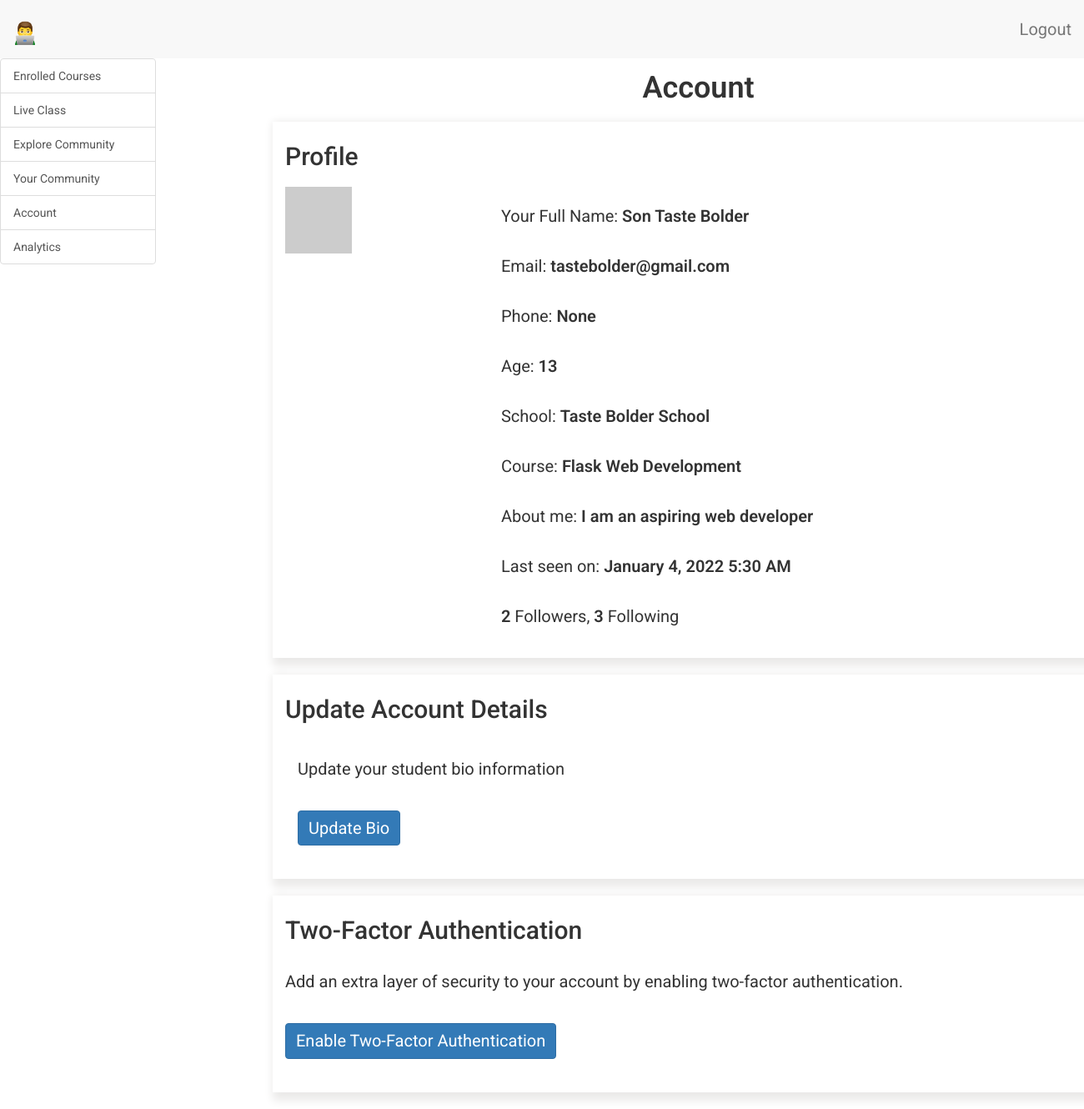
/student/dashboard/account (signed in), run on an earlier commit of the app's database.
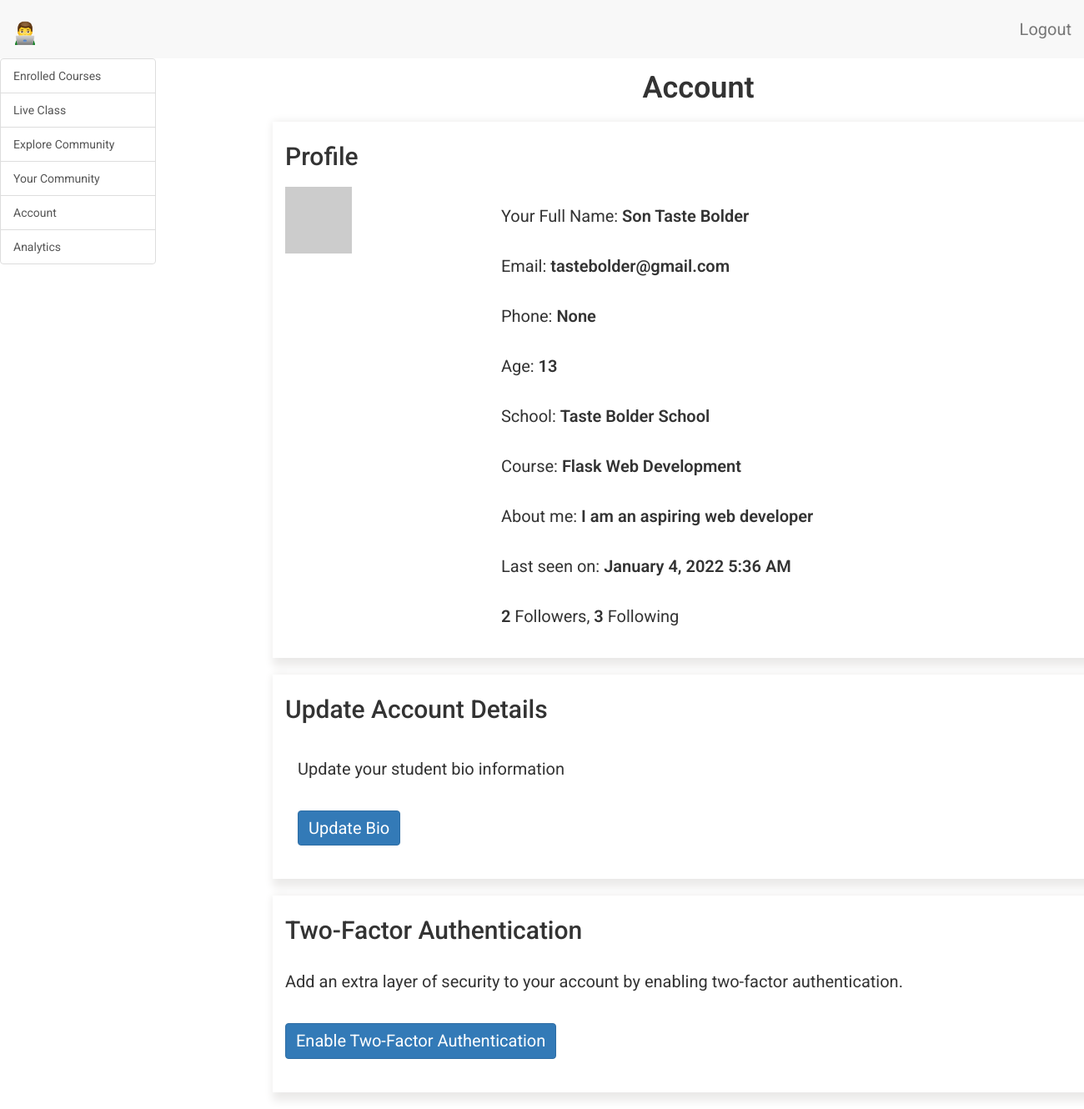
And on a later commit of the database.
### app/models.py (models this page shows, shortened)
class Student(UserMixin, db.Model):
    __tablename__ = 'student'
    id = db.Column(db.Integer, primary_key=True)
    student_full_name = db.Column(db.String(64), index=True, unique=True)
    student_email = db.Column(db.String(120), index=True, unique=True)
    student_phone = db.Column(db.String(120), index=True, unique=True)
    student_school = db.Column(db.String(120), index=True)
    student_age = db.Column(db.Integer, index=True)
    student_course = db.Column(db.String(120), index=True)
    student_password_hash = db.Column(db.String(128))
    student_about_me = db.Column(db.String(140))
    student_last_seen = db.Column(db.DateTime, default=datetime.utcnow)
    parent_id = db.Column(db.Integer, db.ForeignKey('parent.id'))
    comments = db.relationship(
                               'CommunityComment',
                               backref='author',
                               lazy='dynamic'
                               )
    webdev_chapter1_comments = db.relationship(
                                        'WebDevChapter1Comment',
                                        backref='author',
                                        lazy='dynamic'
                                        )
    webdev_chapter1_objectives = db.relationship(
                                        'WebDevChapter1Objectives',
                                        backref='author',
                                        lazy='dynamic'
                                        )
    webdev_chapter1_quiz = db.relationship(
                                        'WebDevChapter1Quiz',
                                        backref='author',
                                        lazy='dynamic'
                                        )
    webdev_chapter1_quiz_options = db.relationship(
                                        'WebDevChapter1QuizOptions',
                                        backref='author',
                                        lazy='dynamic'
                                        )
    def two_factor_student_enabled(self):
        return self.student_phone is not None
    def avatar_student(self, size):
        digest = md5(self.student_email.lower().encode('utf-8')).hexdigest()
        return 'https://www.gravatar.com/avatar/{}?d=identicon&s={}'.format(
            digest, size)
    followed = db.relationship(
        'Student',
        secondary=followers,
        primaryjoin=(followers.c.follower_id == id),
        secondaryjoin=(followers.c.followed_id == id),
        backref=db.backref('followers', lazy='dynamic'), lazy='dynamic')

### app/student/routes.py (the view)
@bp.route('/dashboard/account')
@login_required
def dashboard_account():
    student = Student.query.filter_by(
        student_full_name=current_user.student_full_name).first()
    return render_template(
        'student/account.html',
        title='Account',
        student=student
        )

### app/models.py (called while the page is built)
@login.user_loader
def load_student(id):
    return Student.query.get(int(id))

### app/student/routes.py (called while the page is built)
@bp.before_request
def before_request():
    if current_user.is_authenticated:
        current_user.student_last_seen = datetime.utcnow()
        db.session.commit()

### app/templates/student/account.html (shortened to what this page needs)
{% extends 'base.html' %}
{% import 'bootstrap/wtf.html' as wtf %}
{% block student_app_content %}
    <div class="row">
        <div class="col-sm-12">
        </div>
    </div>
    <div class="row text-center">
        <div class="col-sm-12 student-content-title">
            <h1>{{ title }}</h1>
        </div>
    </div>
    <div id="account" class="tabcontent">
        <div class="row">
            <div class="row profile">
                <div class="col-sm-12">
                    <h2>Profile</h2>
                    <div class="row">
                        <div class="col-sm-3">
                            <img src=" {{ current_user.avatar_student(128) }} ">
                        </div>
                        <div class="col-sm-9">
                            <p>
                                Your Full Name: <span style="font-weight: 600;">{{ current_user.student_full_name }}</span>
                            </p>
                            <p>
                                Email: <span style="font-weight: 600;">{{ current_user.student_email }}</span>
                            </p>
                            <p>
                                Phone: <span style="font-weight: 600;">{{ current_user.student_phone }}</span>
                            </p>
                            <p>
                                Age: <span style="font-weight: 600;">{{ current_user.student_age }}</span>
                            </p>
                            <p>
                                School: <span style="font-weight: 600;">{{ current_user.student_school }}</span>
                            </p>
                            <p>
                                Course: <span style="font-weight: 600;">{{ current_user.student_course }}</span>
                            </p>
                            {% if current_user.student_about_me %}
                                <p>
                                    About me: <span style="font-weight: 600;">{{ current_user.student_about_me }}</span>
                                </p>
                            {% endif %}
                            {% if current_user.student_last_seen %}
                                <p>
                                    Last seen on: <span style="font-weight: 600;">{{ moment(current_user.student_last_seen).format('LLL') }}</span>
                                </p>
                            {% endif %}
                            <p>
                                <span style="font-weight: 600;">{{ current_user.followers.count() }}</span> Followers,
                                <span style="font-weight: 600;">{{ current_user.followed.count() }}</span> Following
                            </p>
                        </div>
                    </div>
                </div>
            </div>
            <div class="row update-account">
                <div class="col-sm-12">
                    <h2>Update Account Details</h2>
                    <div class="col-sm-12">
                        <p>
                            Update your student bio information <br>
                        </p>
                        <p>
                            <a href=" {{ url_for('student.edit_profile_student', student_full_name=student.student_full_name) }} " class="btn btn-primary">Update Bio</a>
                        </p>
                    </div>
                </div>
            </div>
            <div class="row two-factor-auth">
                <div class="col-sm-12">
                    <h2>Two-Factor Authentication</h2>
                    <p>
                        Add an extra layer of security to your account by enabling two-factor authentication.
                    </p>
                    {% if not current_user.two_factor_student_enabled() %}
                        <p>
                            <a href=" {{ url_for('auth.enable_2fa_student', student_full_name=student.student_full_name) }} " class="btn btn-primary">Enable Two-Factor Authentication</a>
                        </p>
                    {% else %}
                        <p>
                            <a href=" {{ url_for('auth.disable_2fa_student', student_full_name=student.student_full_name) }} " class="btn btn-primary">Disable Two-Factor Authentication</a>
                        </p>
                    {% endif %}
                </div>
            </div>
        </div>
    </div>
{% endblock %}

### app/templates/base.html (shortened to what this page needs)
{% extends 'bootstrap/base.html' %}
{% block head %}
    {{ super() }}
{% endblock %}
{% block styles %}
    {{ super() }}
    <link type="text/css" rel="stylesheet" href="{{ url_for('static', filename = 'css/main.css') }}">
    <link rel="stylesheet" href="https://cdnjs.cloudflare.com/ajax/libs/intl-tel-input/16.0.4/css/intlTelInput.css">
{% endblock %}
{% block navbar %}
    {% if current_user.is_authenticated %}
        <nav class="navbar-default">
            <div>
                <div class="navbar-header">
                        {% if student %}
                            <a class="navbar-brand" href=" {{ url_for('student.dashboard_enrolled_courses') }} ">
                                <img alt="Brand" src="{{ url_for('static', filename = 'images/eLearning.png') }}" width="30" height="30">
                            </a>
                        {% elif parent %}
                            <a class="navbar-brand" href=" {{ url_for('main.dashboard_parent') }} ">
                                <img alt="Brand" src="{{ url_for('static', filename = 'images/eLearning.png') }}" width="30" height="30">
                            </a>
                        {% elif teacher %}
                            <a class="navbar-brand" href=" {{ url_for('teacher.dashboard_account') }} ">
                                <img alt="Brand" src="{{ url_for('static', filename = 'images/eLearning.png') }}" width="30" height="30">
                            </a>
                        {% elif admin %}
                            <a class="navbar-brand" href=" {{ url_for('admin.dashboard_admin') }} ">
                                <img alt="Brand" src="{{ url_for('static', filename = 'images/eLearning.png') }}" width="30" height="30">
                            </a>
                        {% else %}
                            <a class="navbar-brand" href=" {{ url_for('main.home') }} ">
                                <img alt="Brand" src="{{ url_for('static', filename = 'images/eLearning.png') }}" width="30" height="30">
                            </a>
                        {% endif %}
                </div>
                <div class="collapse navbar-collapse" id="bs-example-navbar-collapse-1">
                    <ul class="nav navbar-nav navbar-right">
                            {% if student %}
                                <li><a href=" {{ url_for('auth.logout_student') }} ">Logout</a></li>
                            {% elif parent %}
                                <li><a href=" {{ url_for('auth.logout_parent') }} ">Logout</a></li>
                            {% elif teacher %}
                                <li><a href=" {{ url_for('auth.logout_teacher') }} ">Logout</a></li>
                            {% elif admin %}
                                <li><a href=" {{ url_for('auth.logout_admin') }} ">Logout</a></li>
                            {% endif %}
                    </ul>
                </div>
            </div>
        </nav>
    {% endif %}
{% endblock %}
{% block content %}
    {% if current_user.is_authenticated %}
        <div class="tab-content">
            {% if student %}
                <div class="row">
                    <div class="col-sm-2 sidebar">
                        <div class="list-group">
                            <a href="{{ url_for('student.dashboard_enrolled_courses') }}" class="list-group-item tablinks" onclick="openCity(event, 'account')" id="defaultOpen">
                                Enrolled Courses
                            </a>
                            <a href="{{url_for('student.dashboard_live_class')}}" class="list-group-item tablinks" onclick="openCity(event, 'live-class')">
                                Live Class
                            </a>
                            <a href="{{url_for('student.dashboard_explore_student_community')}}" class="list-group-item tablinks" onclick="openCity(event, 'student-community')">
                                Explore Community
                            </a>
                            <a href="{{ url_for('student.dashboard_my_community') }}" class="list-group-item tablinks" onclick="openCity(event, 'my-community')">
                                Your Community
                            </a>
                            <a href="{{ url_for('student.dashboard_account') }}" class="list-group-item tablinks" onclick="openCity(event, 'account')">
                                Account
                            </a>
                            <a href="{{ url_for('student.dashboard_analytics') }}" class="list-group-item tablinks" onclick="openCity(event, 'analytics')">
                                Analytics
                            </a>
                        </div>
                    </div>
                    <div class="col-sm-10 scrollable-content">
                        {% block student_app_content %}
                        {% endblock %}
                    </div>
                </div>
            {% endif %}
        </div>
    {% endif %}
{% endblock %}

### app/static/css/main.css (style rules this page uses)
.navbar-brand { font-size: 30px; font-weight: 600; margin-top: 10px; }
html, body { font-family: 'Roboto', sans-serif; }
h1 { padding-bottom: 10px; font-weight: 600; margin-top: 0px; padding-top: 0px; }
h2, h3, h4, h5, h6, p { margin-top: 0px; padding-top: 10px; padding-bottom: 10px; }
p, li { line-height: 30px; margin-top: 10px; margin-bottom: 10px; }
p, li, td, .btn, .btn-alt, .schedule-btn { font-size: 20px; }
.profile, .update-account, .two-factor-auth, .admin-teacher, .courses, .courses-on-offer { padding-top: 15px; padding-bottom: 15px; box-shadow: 5px 5px 10px 5px #ebeae9; margin-bottom: 20px; margin-left: 10px; }
.review-title h1, .student-content-title h1 { padding-top: 15px; }
@media screen and (min-width: 1080px) { .scrollable-content { overflow-y: x-auto; position: relative; margin-left: 320px; } }
@media screen and (min-width: 1080px) { .sidebar { position: fixed; } }
.btn { margin-top: 5px; margin-bottom: 5px; }
.tabcontent { float: left; padding: 0px 12px; width: 99%; border-left: none; height: 300px; }
@media screen and (min-width: 1080px) { .tab-content { width: 96%; } }

What changed in the data, as far as the page shows it:
changed Student "Son Taste Bolder": student_last_seen "January 4, 2022 5:30 AM" → "January 4, 2022 5:36 AM"
